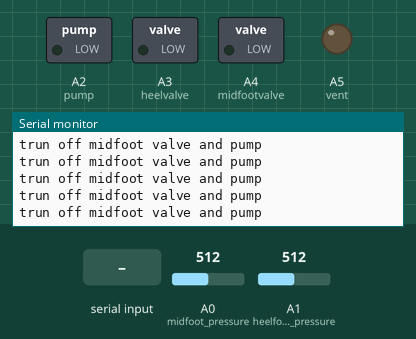
Recording of a sketch running on a simulated Arduino Uno, built with avr-gcc and run on an emulated ATmega328P. Shown: switched loads named in the sketch (green lamp = pin HIGH), output pins drawn as LEDs (lit = HIGH), the last lines printed to the serial monitor. The test bench sets the inputs (shaded band); at power-on: A0 (midfoot_pressure) = 512, A1 (heelfoot_pressure) = 512.

Above: at 1.2 s.
1.3 s: "Standing" received over the second serial link
At 1.31 s:
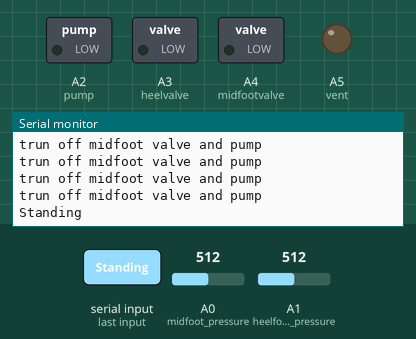
2.8 s: "Walking" received over the second serial link
At 2.82 s:
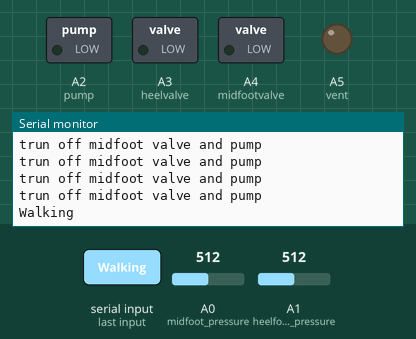
4.3 s: "g" received over the second serial link
At 4.33 s:
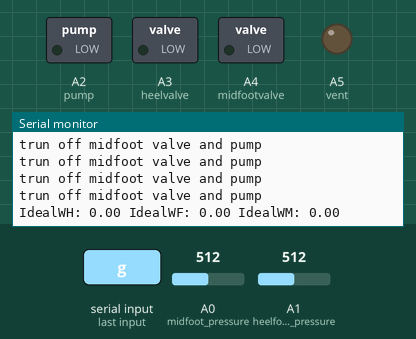

The sketch:

idea_2.ino
```cpp
#include <SoftwareSerial.h>

SoftwareSerial hc06(2,3);

String cmd="";
String data = "";
double IdealWH,IdealWF,IdealWM,IdealSH,IdealSF,IdealSM;
int mode =0;

int midfoot_pressure = A0;
int heelfoot_pressure = A1;
int pump = A2;
int heelvalve = A3;
int midfootvalve = A4;
int vent = A5;

void setup(){
  //Initialize Serial Monitor
  Serial.begin(9600);
  //Initialize Bluetooth Serial Port
  hc06.begin(9600);
  pinMode(pump,OUTPUT);
  pinMode(heelvalve,OUTPUT);
  pinMode(midfootvalve,OUTPUT);
  pinMode(vent,OUTPUT);
}

void loop(){

  int mid_p = analogRead(midfoot_pressure);
  float midfoot = map(mid_p,0,1023,0,1000);

  int mid_h = analogRead(heelfoot_pressure);
  float heel = map(mid_h,0,1023,0,1000);

    //Read data from HC06
  while(hc06.available()){
    cmd+=(char)hc06.read();
  }
  if(cmd!=""){
    data += cmd;
    cmd=""; //reset cmd
    if (data.charAt(data.length()-1) == 'g')
    {
          if (data.equals("Standing"))
          {
            Serial.println ("Standing");
            mode = 1;
          }
          else if (data.equals("Walking"))
          {
            Serial.println ("Walking");
            mode = 0;
          }
          else
          {
            int start = data.indexOf("IdealW");
            data.remove(0,start);

            IdealWH = data.substring(7,13).toDouble();
            IdealWF = data.substring(14,20).toDouble();
            IdealWM = data.substring(20,27).toDouble();
            Serial.println("IdealWH: " + (String)IdealWH + " IdealWF: " + (String)IdealWF + " IdealWM: " + (String)IdealWM);

            start = data.indexOf("IdealS");
            data.remove(0,start);

            IdealSH = data.substring(7,13).toDouble();
            IdealSF = data.substring(14,20).toDouble();
            IdealSM = data.substring(20,26).toDouble();
            Serial.println("IdealSH: " + (String)IdealSH + " IdealSF: " + (String)IdealSF + " IdealSM: " + (String)IdealSM);
          }

          data = "";
    }

  }

  double M,H;

  if (mode == 1) //standing
  {
    M = IdealSM;
    H = IdealSH;
  }

   if (mode == 0) //walking
   {
      M = IdealWM;
      H = IdealWH;
    }

    if(midfoot < M)
  {
    digitalWrite(midfootvalve,HIGH);
    digitalWrite(pump,HIGH);
    Serial.println("trun on midfoot valve and pump");
  }
  else
  {
    if (heel > H)
    {
      digitalWrite(midfootvalve,LOW);
      digitalWrite(pump,LOW);
      Serial.println("trun off midfoot valve and pump");
    }

  }

    if(heel < H)
  {
    digitalWrite(heelvalve,HIGH);
    digitalWrite(pump,HIGH);
  }
  else
  {
    if (midfoot > M)
    {
    digitalWrite(heelvalve,LOW);
    digitalWrite(pump,LOW);
    }
  }


  delay(100);


}
```

Measured:
- after the input at 1.3 s, the serial monitor: prints a new line at once (image 1)
- after the input at 2.8 s, the serial monitor: prints a new line at once (image 2)
- after the input at 4.3 s, the serial monitor: prints a new line at once (image 3)
